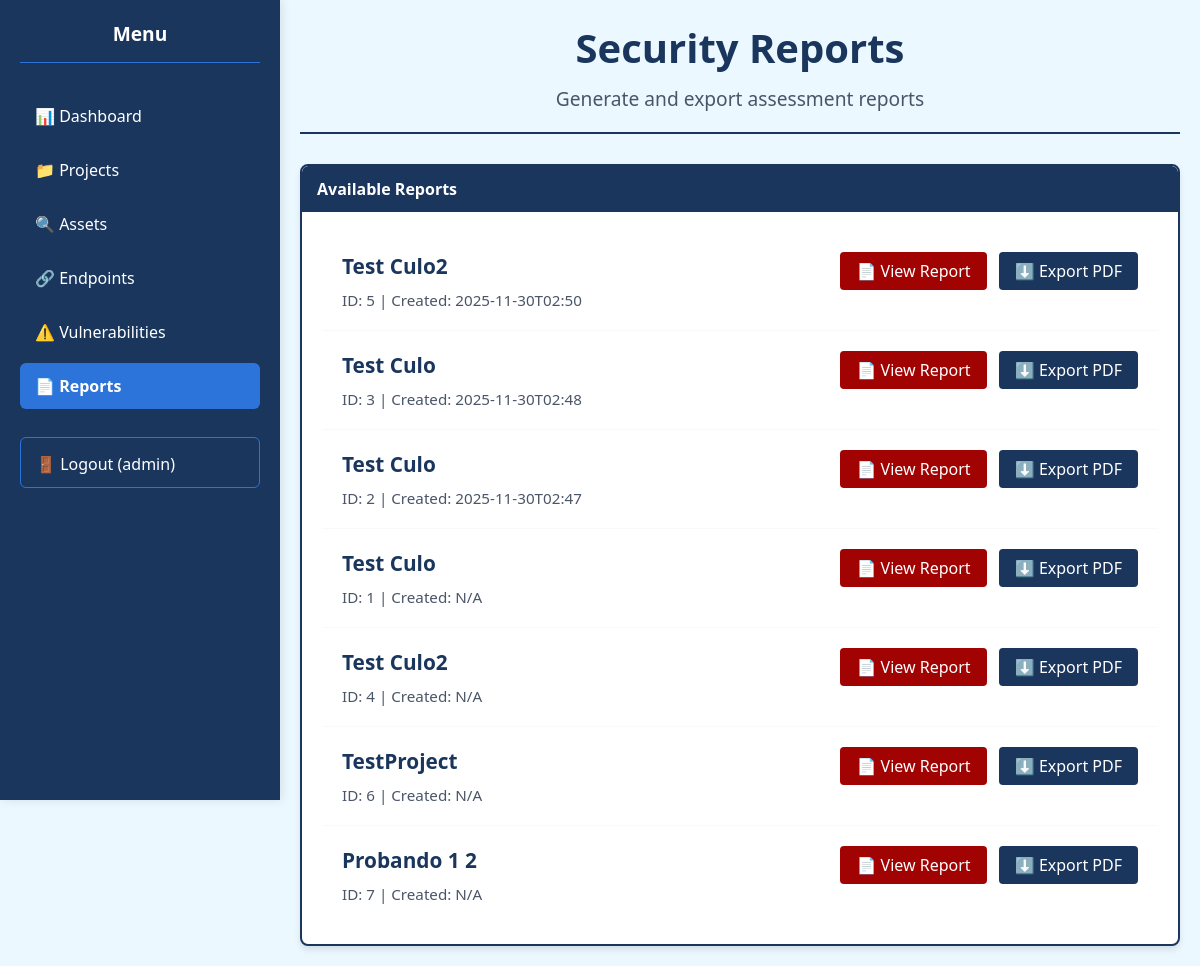
The app's page /reports (signed in), older data.
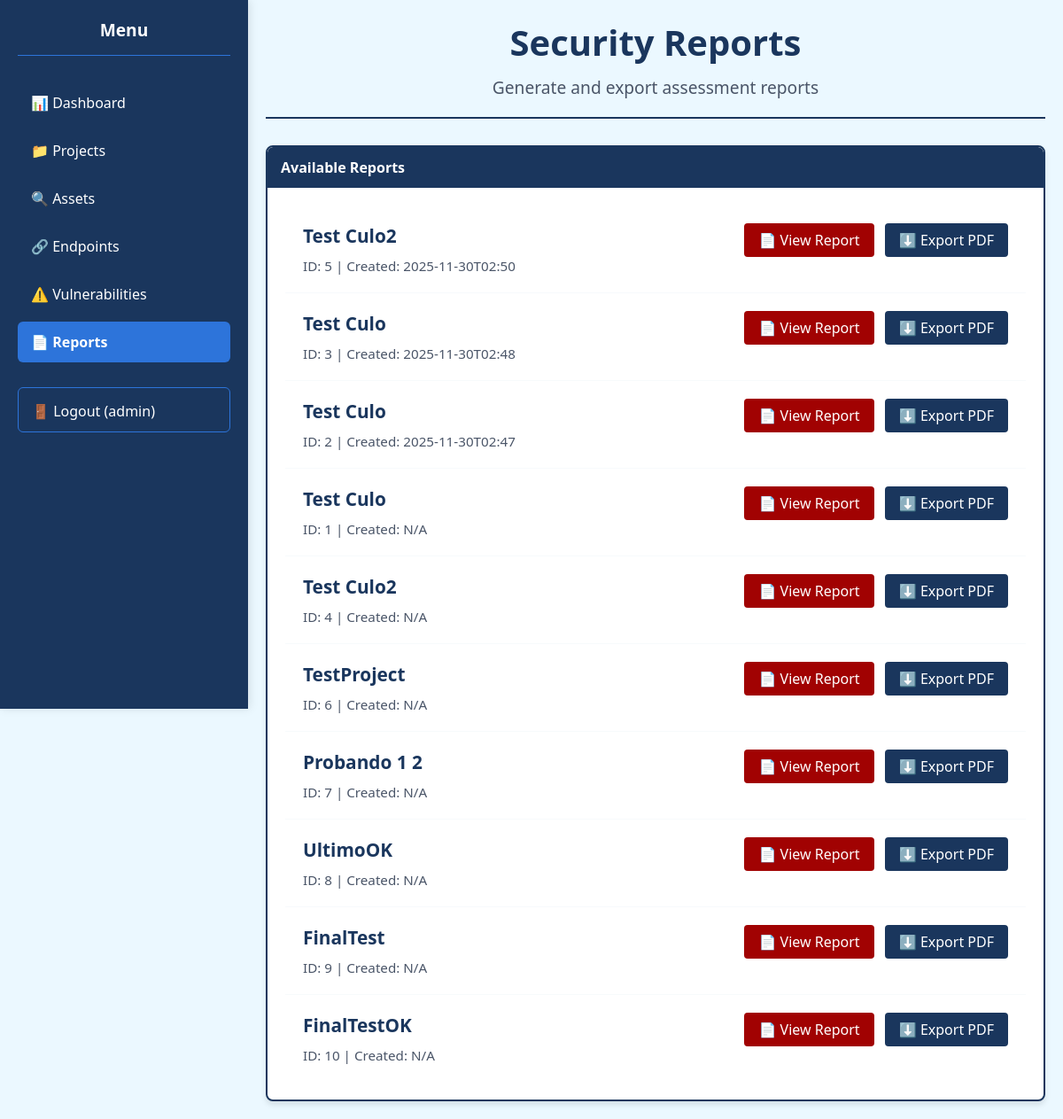
The same page, newer data.
### tables this page shows
CREATE TABLE projects (
            id INTEGER PRIMARY KEY AUTOINCREMENT,
            name TEXT NOT NULL,
            created_date TEXT,
            description TEXT
        );

### dashboard/app.py (the view)
@app.route('/reports')
@role_required('viewer')  # All authenticated users
def reports_list():
    conn = get_db_connection()
    projects = conn.execute(
        'SELECT * FROM projects ORDER BY created_date DESC'
    ).fetchall()
    conn.close()
    return render_template('reports_list.html', projects=projects)

### dashboard/app.py (called while the page is built)
@app.context_processor
def inject_config():
    return {
        'allow_register': app.config['ALLOW_REGISTER'],
        'debug_mode': app.config['DEBUG']
    }

def get_db_connection():
    base_dir = os.path.dirname(os.path.dirname(os.path.abspath(__file__)))
    db_path = os.path.join(base_dir, 'database', 'hellSsus.db')
    conn = sqlite3.connect(db_path)
    conn.row_factory = sqlite3.Row
    return conn

### dashboard/templates/reports_list.html (shortened to what this page needs)
{% extends "base.html" %}
{% block content %}
<div class="page-header">
    <h1 class="page-title">Security Reports</h1>
    <p class="page-subtitle">Generate and export assessment reports</p>
</div>
<div class="table-container">
    <div style="background: var(--dark-blue); color: white; padding: 12px 15px; border-radius: 6px 6px 0 0; font-weight: bold;">
        Available Reports
    </div>
    <div style="padding: 20px;">
        {% for project in projects %}
        <div class="project-item">
            <div class="project-info">
                <strong>{{ project.name }}</strong>
                <div class="project-details">
                    <small>ID: {{ project.id }} | Created: {{ project.created_date[:16] if project.created_date else 'N/A' }}</small>
                </div>
            </div>
            <div class="project-actions">
                <a href="/project/{{ project.id }}/report" class="btn-view" style="background: #A10202;">
                    📄 View Report
                </a>
                <a href="/project/{{ project.id }}/report/pdf" class="btn-view" style="background: var(--dark-blue); margin-left: 8px;">
                    ⬇️ Export PDF
                </a>
            </div>
            </div>
        {% endfor %}
    </div>
</div>
{% endblock %}

Row changes from the older to the newer data that the page shows:
added projects: name "UltimoOK", id "8", created_date "N/A"
added projects: name "FinalTest", id "9", created_date "N/A"
added projects: name "FinalTestOK", id "10", created_date "N/A"
